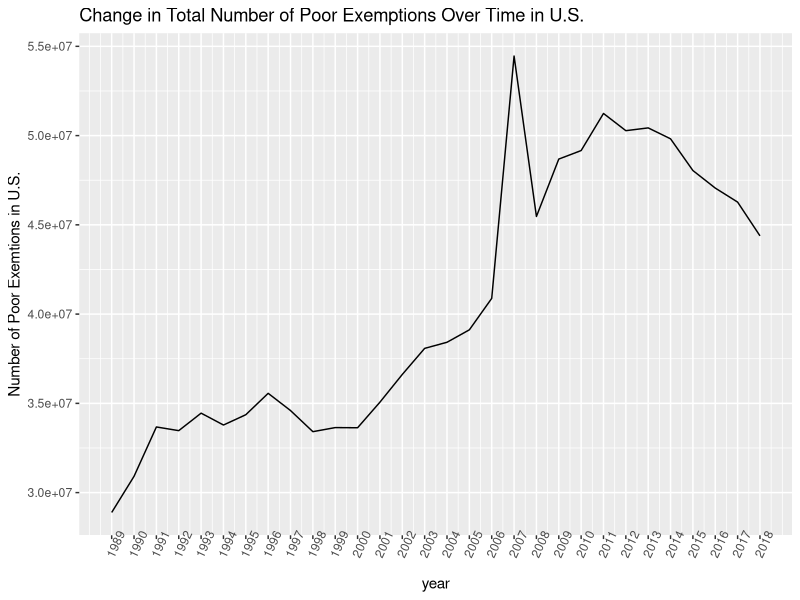

This figure's R source:
library(tidyverse)
poverty_data <- read.csv('irs.csv')

# find the change in number of poor exemptions in each state over year

num_poverty_data <- poverty_data %>% 
  transmute(num_poor.exemptions = as.numeric(gsub(",","", Poor.exemptions)),
            year = as.numeric(Year), state = Name) %>% 
  group_by(year) %>% 
  summarise(total_poor_exemptions = sum(num_poor.exemptions))

poor_exemption_over_year <- ggplot(num_poverty_data) +
  geom_line(mapping = aes(x = year, y = total_poor_exemptions)) +
  labs(x = "Year", y = "Number of Poor Exemtions in U.S.",
       title = "Change in Total Number of Poor Exemptions Over Time in U.S.") +
  scale_x_continuous("year", labels = as.character(num_poverty_data$year), 
                     breaks = num_poverty_data$year) +
  theme(axis.text.x = element_text(angle = 65))
